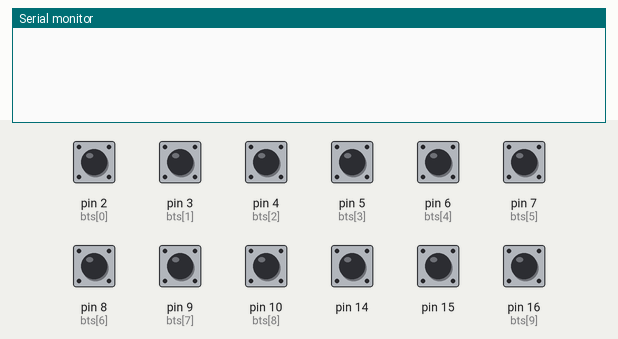
A sketch run on a simulated Arduino Uno, built with avr-gcc and run on an emulated ATmega328P. Shown: the last lines printed to the serial monitor. Inputs (shaded band) come from the test bench; at power-on: pin 2 (bts[0]), pin 3 (bts[1]), pin 4 (bts[2]), pin 5 (bts[3]), pin 6 (bts[4]), pin 7 (bts[5]), pin 8 (bts[6]), pin 9 (bts[7]), pin 10 (bts[8]), pin 14, pin 15, pin 16 (bts[9]) HIGH.

Above: at 1.2 s.
1.3 s: pin 2 (bts[0]) pulled LOW for 0.15 s
At 2.5 s:
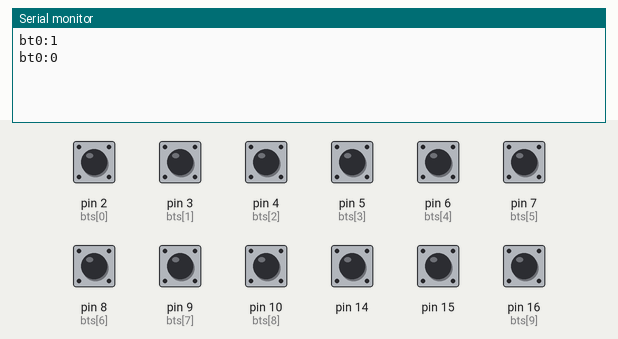
2.9 s: pin 3 (bts[1]) pulled LOW for 0.15 s
At 4.2 s:
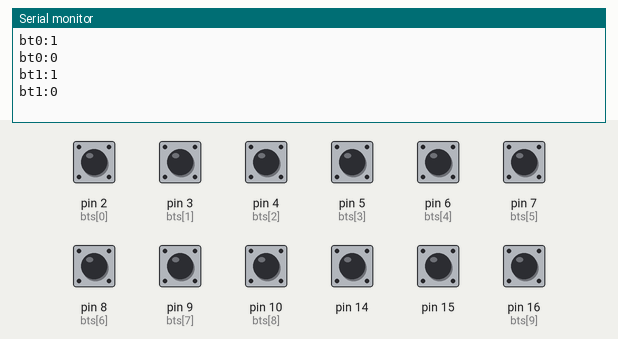
4.5 s: pin 4 (bts[2]) pulled LOW for 0.15 s
At 5.3 s:
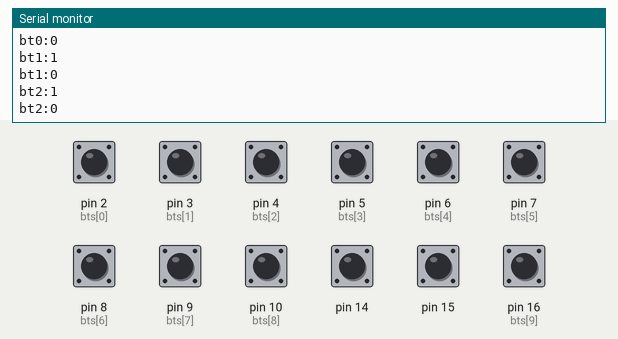
6.1 s: pin 5 (bts[3]) pulled LOW for 0.15 s
At 7.4 s:
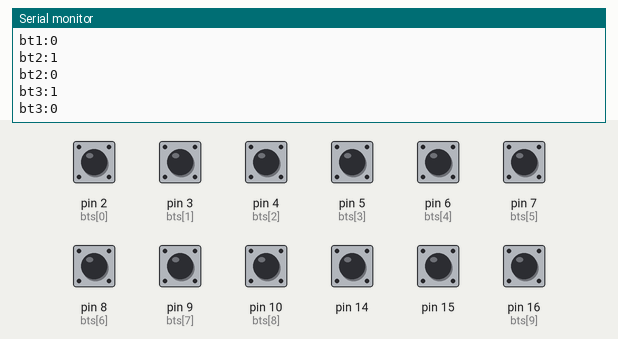
7.7 s: pin 6 (bts[4]) pulled LOW for 0.15 s
At 9.0 s:
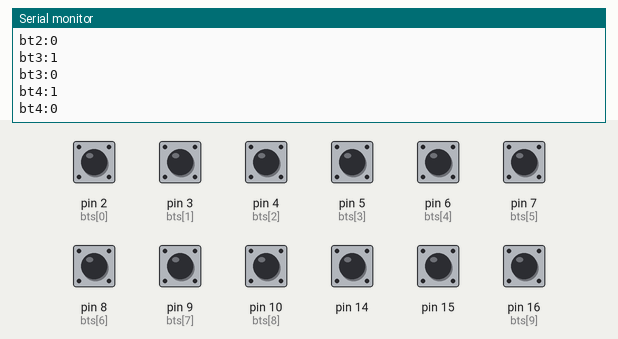
9.3 s: pin 7 (bts[5]) pulled LOW for 0.15 s
At 10.2 s:
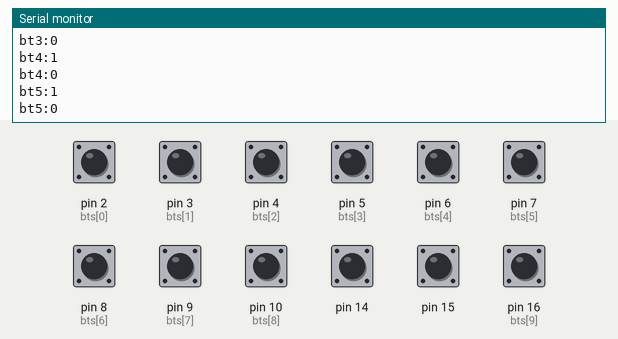
Timing chart, 0 to 11.9 s (numbered marks = the images above; inputs shaded):
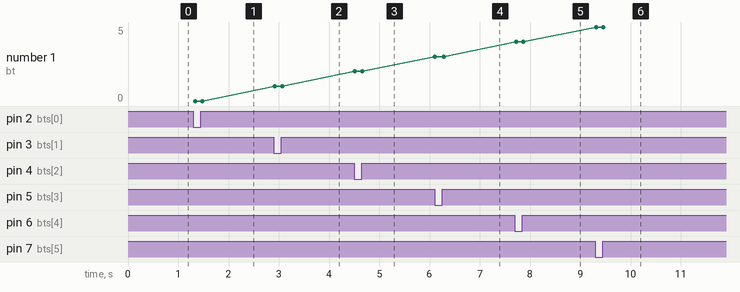

The sketch:

digitalbuttons_capsens_promicro4.ino
```cpp
#include <CapacitiveSensor.h>

//Buttons
int numbts = 10;
int bts[] = {2, 3, 4, 5, 6, 7, 8, 9, 10, 16};
boolean bgates[10];
//Capacitive Sensors
int numcps = 2;
//CapacitiveSensor cps[] = {CapacitiveSensor(21, 14), CapacitiveSensor(21, 15), CapacitiveSensor(21, 18), CapacitiveSensor(21, 19), CapacitiveSensor(21, 20)};
CapacitiveSensor cps[] = {CapacitiveSensor(21, 14), CapacitiveSensor(21, 15)};
//CapacitiveSensor cps[] = {CapacitiveSensor(21, 14)};
boolean cpsgates[2];
long cpsval[2];
boolean bothpressed = true;
void setup() {
  Serial.begin(9600);
  for (int i = 0; i < numbts; i++) pinMode(bts[i], INPUT_PULLUP);
  for (int i = 0; i < numbts; i++) bgates[i] = false;
  for (int i = 0; i < numcps; i++) cpsgates[i] = true;
}

void loop() {
  //buttons
  for (int i = 0; i < numbts; i++) {
    if (!bgates[i]) {
      if (digitalRead(bts[i]) == LOW) {
        bgates[i] = true;
        Serial.print("bt" + String(i) + ":");
        Serial.println(1, DEC);
      }
    }
    if (bgates[i]) {
      if (digitalRead(bts[i]) == HIGH) {
        bgates[i] = false;
        Serial.print("bt" + String(i) + ":");
        Serial.println(0, DEC);
      }
    }
  }
  //Capacitive Sensors
  for (int i = 0; i < numcps; i++) {
    cpsval[i] = cps[i].capacitiveSensor(30);
    if (cpsval[i] > 5000) {
      if (cpsgates[i]) {
        cpsgates[i] = false;
        Serial.print("cs" + String(i) + ":");
        Serial.println(1, DEC);
      }
    }
    else if (cpsval[i] < 3000) {
      if (!cpsgates[i]) {
        cpsgates[i] = true;
        Serial.print("cs" + String(i) + ":");
        Serial.println(0, DEC);
      }
    }
  }
  delay(30);
}
```

Measured:
- after the input at 1.3 s, the serial monitor: prints a new line at once (image 1)
- after the input at 2.9 s, the serial monitor: prints a new line at once (image 2)
- after the input at 4.5 s, the serial monitor: prints a new line at once (image 3)
- after the input at 6.1 s, the serial monitor: prints a new line at once (image 4)
- after the input at 7.7 s, the serial monitor: prints a new line at once (image 5)
- after the input at 9.3 s, the serial monitor: prints a new line at once (image 6)
- plotted number 1: 1 → 2 after the input at 4.5 s, 2 → 3 after the input at 6.1 s, 3 → 4 after the input at 7.7 s, 4 → 5 after the input at 9.3 s
